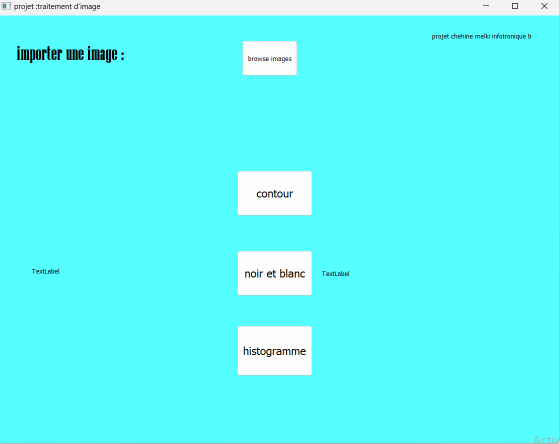
#> input picture image (2).png, 1120 x 888 px (shown at 1/2 size)
$ python -i projet.py   (imports and definitions only)
#> lines starting #> are read from the running program, lines starting #| are printed output that depends on the picture
# -*- coding: utf-8 -*-

# Form implementation generated from reading ui file 'projet.ui'
#
# Created by: PyQt5 UI code generator 5.15.4
#
# WARNING: Any manual changes made to this file will be lost when pyuic5 is
# run again.  Do not edit this file unless you know what you are doing.


from PyQt5 import QtCore, QtGui, QtWidgets
from PyQt5.QtWidgets import QFileDialog
from PIL import Image, ImageFilter
from matplotlib import pyplot as plt
import cv2

class Ui_Form:
    def __init__(self):


        self.filepath=None
        self.bw_filepath=None
        self.ct_filepath= None
    # [75 lines left out: functions import_image, black_and_white, contour, not called in this run]

    def his(self, x):
        # Load the image
#> called with x = 'image (2).png'
        img = cv2.imread(x)
#> img is the input picture: shape (888, 1120, 3); mean B, G, R 252.6, 252.6, 98

        # Split the image into RGB channels
        b, g, r = cv2.split(img)
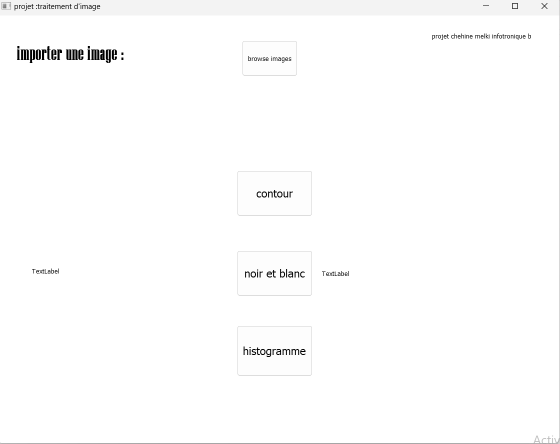
#> b: shape (888, 1120) (shown at 1/2 size); min 0, max 255, mean 252.6
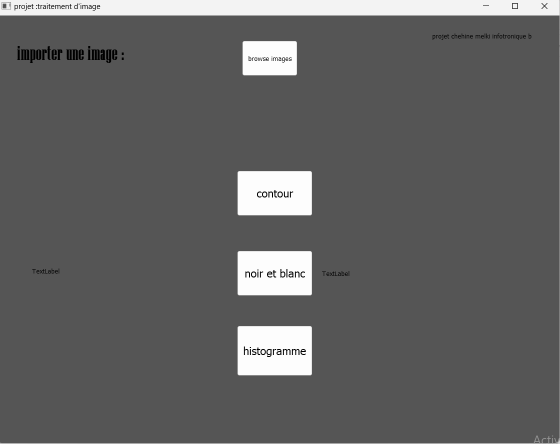
#> r: shape (888, 1120) (shown at 1/2 size); min 0, max 253, mean 98

        # Set the histogram parameters
        histSize = 256  # Number of bins
        histRange = (0, 256)  # Range of values
        accumulate = False

        # Compute the histograms
        b_hist = cv2.calcHist([b], [0], None, [histSize], histRange, accumulate=accumulate)
#> b_hist = 256 values, max 903042 at index 255, min 0 at index 1, mean 3885
        g_hist = cv2.calcHist([g], [0], None, [histSize], histRange, accumulate=accumulate)
#> g_hist = 256 values, max 903086 at index 255, min 0 at index 1, mean 3885
        r_hist = cv2.calcHist([r], [0], None, [histSize], histRange, accumulate=accumulate)
#> r_hist = 256 values, max 903066 at index 85, min 0 at index 1, mean 3885

        # Plot the histograms
        plt.figure(figsize=(8, 6))
        plt.title('RGB Histogram')
        plt.plot(b_hist, color='b', alpha=0.5)
        plt.plot(g_hist, color='g', alpha=0.5)
        plt.plot(r_hist, color='r', alpha=0.5)
        plt.xlim([0, histSize])
        plt.show()
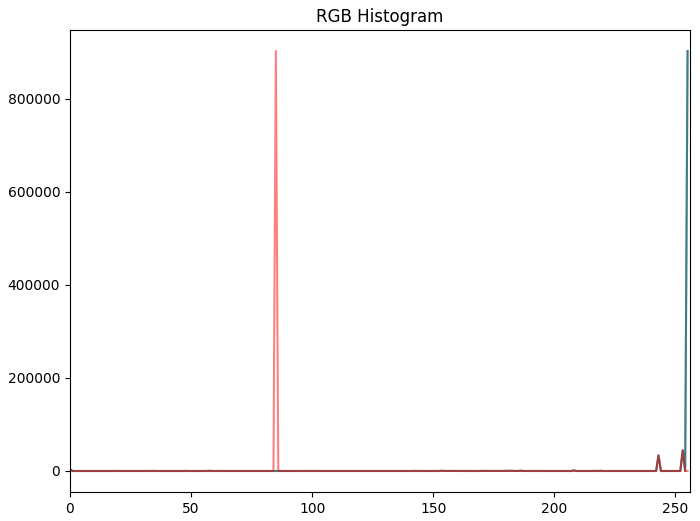
#> figure drawn by matplotlib, 1 panel; curve peaks at x = 255, y = 903042; curve peaks at x = 255, y = 903086; curve peaks at x = 85, y = 903066

    # [138 lines left out: functions setupUi, retranslateUi, not called in this run]


# [9 lines not run here, left out]

>>> result = Ui_Form().his('image (2).png')
